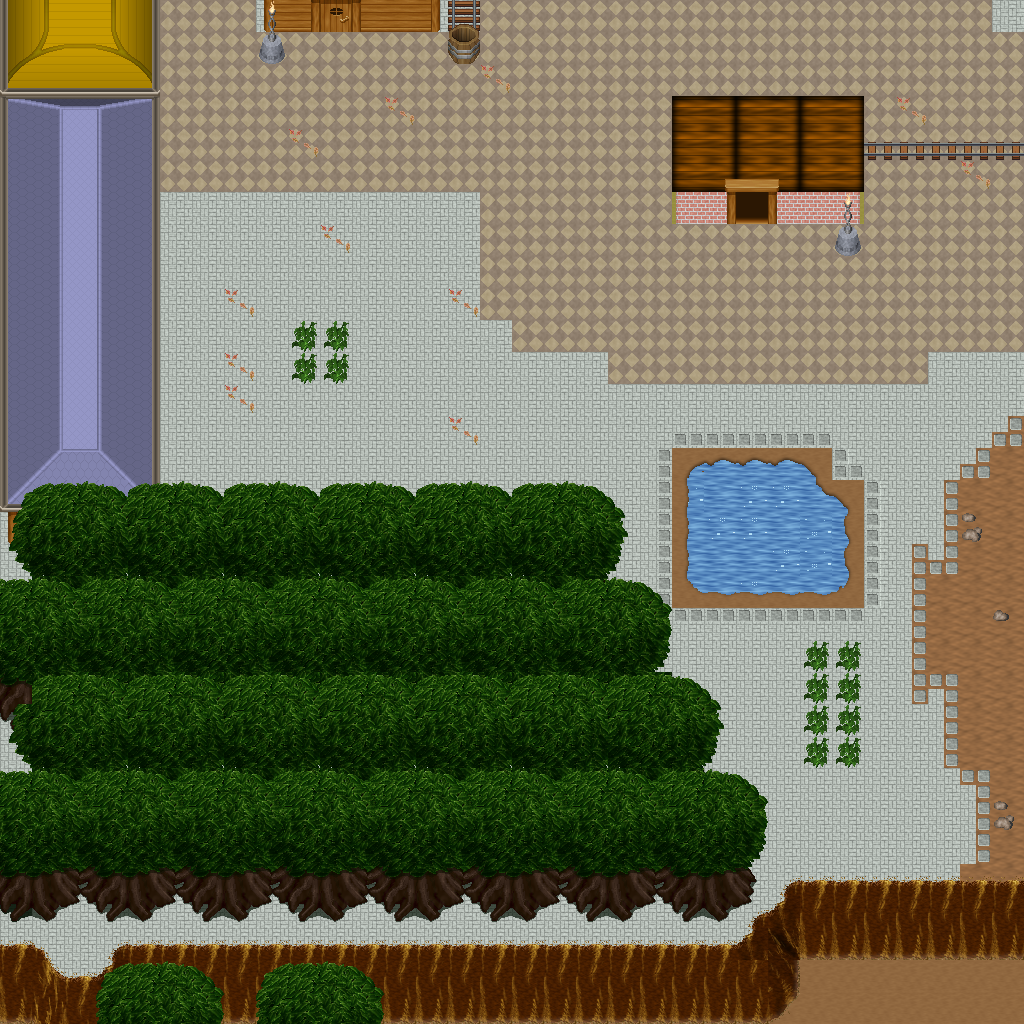

This is a level from a 2D game, rendered from its Tiled map with the project's own tilesets. A one-line summary and the map file follow, with tile-layer data summarised:
An orthogonal 32x32 tile map with 32x32 px tiles, 5 tile layers (Ground, Objects, Objects2, Above, ...), 1 hidden layer not drawn, 53 tilesets.

<map version="1.10" tiledversion="1.11.0" orientation="orthogonal" renderorder="right-down" width="32" height="32" tilewidth="32" tileheight="32" infinite="0" nextlayerid="11" nextobjectid="1">
 <tileset firstgid="1" name="logic_collision" tilewidth="32" tileheight="32" tilecount="1" columns="1">
  <image source="../drawable/logic_collision.png" width="32" height="32" />
 </tileset>
 <tileset firstgid="2" name="ground_ground" tilewidth="32" tileheight="32" tilecount="33" columns="3">
  <image source="../drawable/ground_ground.png" width="96" height="352" />
 </tileset>
 <tileset firstgid="35" name="building_castle" tilewidth="32" tileheight="32" tilecount="320" columns="20">
  <image source="../drawable/building_castle.png" width="640" height="512" />
 </tileset>
 <tileset firstgid="355" name="ground_brown_paving" tilewidth="32" tileheight="32" tilecount="2" columns="2">
  <image source="../drawable/ground_brown_paving.png" width="64" height="32" />
 </tileset>
 <tileset firstgid="357" name="ground_water_water_bubbles" tilewidth="32" tileheight="32" tilecount="32" columns="8">
  <image source="../drawable/ground_water_water_bubbles.png" width="256" height="128" />
 </tileset>
 <tileset firstgid="389" name="ground_indoor_black_hole" tilewidth="32" tileheight="32" tilecount="12" columns="3">
  <image source="../drawable/ground_indoor_black_hole.png" width="96" height="128" />
 </tileset>
 <tileset firstgid="401" name="ground_ridge_earth_dark" tilewidth="32" tileheight="32" tilecount="96" columns="12">
  <image source="../drawable/ground_ridge_earth_dark.png" width="384" height="256" />
 </tileset>
 <tileset firstgid="497" name="building_roof_red" tilewidth="32" tileheight="32" tilecount="20" columns="5">
  <image source="../drawable/building_roof_red.png" width="160" height="128" />
 </tileset>
 <tileset firstgid="517" name="building_wall_wall_brown" tilewidth="32" tileheight="32" tilecount="12" columns="3">
  <image source="../drawable/building_wall_wall_brown.png" width="96" height="128" />
 </tileset>
 <tileset firstgid="529" name="plant_bush_bushes" tilewidth="32" tileheight="32" tilecount="10" columns="5">
  <image source="../drawable/plant_bush_bushes.png" width="160" height="64" />
 </tileset>
 <tileset firstgid="539" name="plant_leaves" tilewidth="32" tileheight="32" tilecount="8" columns="4">
  <image source="../drawable/plant_leaves.png" width="128" height="64" />
 </tileset>
 <tileset firstgid="547" name="object_well" tilewidth="32" tileheight="32" tilecount="4" columns="2">
  <image source="../drawable/object_well.png" width="64" height="64" />
 </tileset>
 <tileset firstgid="551" name="building_wall_wood" tilewidth="32" tileheight="32" tilecount="16" columns="4">
  <image source="../drawable/building_wall_wood.png" width="128" height="128" />
 </tileset>
 <tileset firstgid="567" name="ground_earth_edges" tilewidth="32" tileheight="32" tilecount="18" columns="6">
  <image source="../drawable/ground_earth_edges.png" width="192" height="96" />
 </tileset>
 <tileset firstgid="585" name="ground_grass_corners" tilewidth="32" tileheight="32" tilecount="24" columns="6">
  <image source="../drawable/ground_grass_corners.png" width="192" height="128" />
 </tileset>
 <tileset firstgid="609" name="ground_rock_pebbles" tilewidth="32" tileheight="32" tilecount="3" columns="1">
  <image source="../drawable/ground_rock_pebbles.png" width="32" height="96" />
 </tileset>
 <tileset firstgid="612" name="furniture_other_stick" tilewidth="32" tileheight="32" tilecount="2" columns="1">
  <image source="../drawable/furniture_other_stick.png" width="32" height="64" />
 </tileset>
 <tileset firstgid="614" name="plant_grasses" tilewidth="32" tileheight="32" tilecount="6" columns="3">
  <image source="../drawable/plant_grasses.png" width="96" height="64" />
 </tileset>
 <tileset firstgid="620" name="item_armor_sword_rack" tilewidth="32" tileheight="32" tilecount="4" columns="2">
  <image source="../drawable/item_armor_sword_rack.png" width="64" height="64" />
 </tileset>
 <tileset firstgid="624" name="building_roof_yellow" tilewidth="32" tileheight="32" tilecount="20" columns="5">
  <image source="../drawable/building_roof_yellow.png" width="160" height="128" />
 </tileset>
 <tileset firstgid="644" name="building_roof_blue" tilewidth="32" tileheight="32" tilecount="20" columns="5">
  <image source="../drawable/building_roof_blue.png" width="160" height="128" />
 </tileset>
 <tileset firstgid="664" name="plant_tree_tree_darkgreen" tilewidth="32" tileheight="32" tilecount="88" columns="8">
  <image source="../drawable/plant_tree_tree_darkgreen.png" width="256" height="352" />
 </tileset>
 <tileset firstgid="752" name="building_door_door_n" tilewidth="32" tileheight="32" tilecount="6" columns="3">
  <image source="../drawable/building_door_door_n.png" width="96" height="64" />
 </tileset>
 <tileset firstgid="758" name="item_pot_dark_barrel" tilewidth="32" tileheight="32" tilecount="2" columns="1">
  <image source="../drawable/item_pot_dark_barrel.png" width="32" height="64" />
 </tileset>
 <tileset firstgid="760" name="building_roof_green" tilewidth="32" tileheight="32" tilecount="20" columns="5">
  <image source="../drawable/building_roof_green.png" width="160" height="128" />
 </tileset>
 <tileset firstgid="780" name="building_wall_stone" tilewidth="32" tileheight="32" tilecount="12" columns="3">
  <image source="../drawable/building_wall_stone.png" width="96" height="128" />
 </tileset>
 <tileset firstgid="792" name="item_statue_metal_and_stone" tilewidth="32" tileheight="32" tilecount="6" columns="3">
  <image source="../drawable/item_statue_metal_and_stone.png" width="96" height="64" />
 </tileset>
 <tileset firstgid="798" name="ground_ladder_steps" tilewidth="32" tileheight="32" tilecount="6" columns="3">
  <image source="../drawable/ground_ladder_steps.png" width="96" height="64" />
 </tileset>
 <tileset firstgid="804" name="item_armor_armor" tilewidth="32" tileheight="32" tilecount="4" columns="4">
  <image source="../drawable/item_armor_armor.png" width="128" height="32" />
 </tileset>
 <tileset firstgid="808" name="logic_portal" tilewidth="32" tileheight="32" tilecount="24" columns="8">
  <image source="../drawable/logic_portal.png" width="256" height="96" />
 </tileset>
 <tileset firstgid="832" name="logic_creature_human_soldier" tilewidth="32" tileheight="32" tilecount="16" columns="8">
  <image source="../drawable/logic_creature_human_soldier.png" width="256" height="64" />
 </tileset>
 <tileset firstgid="848" name="ground_ladder_horizontal_dark" tilewidth="32" tileheight="32" tilecount="3" columns="1">
  <image source="../drawable/ground_ladder_horizontal_dark.png" width="32" height="96" />
 </tileset>
 <tileset firstgid="851" name="building_door_closed" tilewidth="32" tileheight="32" tilecount="1" columns="1">
  <image source="../drawable/building_door_closed.png" width="32" height="32" />
 </tileset>
 <tileset firstgid="852" name="ground_green_paving" tilewidth="32" tileheight="32" tilecount="18" columns="3">
  <image source="../drawable/ground_green_paving.png" width="96" height="192" />
 </tileset>
 <tileset firstgid="870" name="ground_earth_edges_yellowgreen" tilewidth="32" tileheight="32" tilecount="15" columns="5">
  <image source="../drawable/ground_earth_edges_yellowgreen.png" width="160" height="96" />
 </tileset>
 <tileset firstgid="885" name="ground_grass_2" tilewidth="32" tileheight="32" tilecount="21" columns="3">
  <image source="../drawable/ground_grass_2.png" width="96" height="224" />
 </tileset>
 <tileset firstgid="906" name="plant_tree_spruce" tilewidth="32" tileheight="32" tilecount="6" columns="2">
  <image source="../drawable/plant_tree_spruce.png" width="64" height="96" />
 </tileset>
 <tileset firstgid="912" name="plant_tree_evergreen" tilewidth="32" tileheight="32" tilecount="36" columns="3">
  <image source="../drawable/plant_tree_evergreen.png" width="96" height="384" />
 </tileset>
 <tileset firstgid="948" name="plant_stump_stump_pale_brown" tilewidth="32" tileheight="32" tilecount="4" columns="2">
  <image source="../drawable/plant_stump_stump_pale_brown.png" width="64" height="64" />
 </tileset>
 <tileset firstgid="952" name="plant_bush_bricked_bushes" tilewidth="32" tileheight="32" tilecount="6" columns="2">
  <image source="../drawable/plant_bush_bricked_bushes.png" width="64" height="96" />
 </tileset>
 <tileset firstgid="958" name="item_statue_wolf_statue" tilewidth="32" tileheight="32" tilecount="6" columns="2">
  <image source="../drawable/item_statue_wolf_statue.png" width="64" height="96" />
 </tileset>
 <tileset firstgid="964" name="item_pot_pot_tall" tilewidth="32" tileheight="32" tilecount="2" columns="1">
  <image source="../drawable/item_pot_pot_tall.png" width="32" height="64" />
 </tileset>
 <tileset firstgid="966" name="furniture_chair_bench_wooden" tilewidth="32" tileheight="32" tilecount="8" columns="2">
  <image source="../drawable/furniture_chair_bench_wooden.png" width="64" height="128" />
 </tileset>
 <tileset firstgid="974" name="item_statue_plants_potted_stone" tilewidth="32" tileheight="32" tilecount="6" columns="3">
  <image source="../drawable/item_statue_plants_potted_stone.png" width="96" height="64" />
 </tileset>
 <tileset firstgid="980" name="ground_dry_grass" tilewidth="32" tileheight="32" tilecount="54" columns="9">
  <image source="../drawable/ground_dry_grass.png" width="288" height="192" />
 </tileset>
 <tileset firstgid="1034" name="light_door_light" tilewidth="32" tileheight="32" tilecount="12" columns="3">
  <image source="../drawable/light_door_light.png" width="96" height="128" />
 </tileset>
 <tileset firstgid="1046" name="furniture_light_dark_torch" tilewidth="32" tileheight="32" tilecount="8" columns="2">
  <image source="../drawable/furniture_light_dark_torch.png" width="64" height="128" />
 </tileset>
 <tileset firstgid="1054" name="light_dim_yellow_light_5x5" tilewidth="32" tileheight="32" tilecount="25" columns="5">
  <image source="../drawable/light_dim_yellow_light_5x5.png" width="160" height="160" />
 </tileset>
 <tileset firstgid="1079" name="ground_ladder_vertical_dark" tilewidth="32" tileheight="32" tilecount="3" columns="3">
  <image source="../drawable/ground_ladder_vertical_dark.png" width="96" height="32" />
 </tileset>
 <tileset firstgid="1082" name="ground_rock_huge_boulder" tilewidth="32" tileheight="32" tilecount="20" columns="5">
  <image source="../drawable/ground_rock_huge_boulder.png" width="160" height="128" />
 </tileset>
 <tileset firstgid="1102" name="logic_creature_fowl" tilewidth="32" tileheight="32" tilecount="6" columns="6">
  <image source="../drawable/logic_creature_fowl.png" width="192" height="32" />
 </tileset>
 <tileset firstgid="1108" name="object_mine_rails_2" tilewidth="32" tileheight="32" tilecount="64" columns="8">
  <image source="../drawable/object_mine_rails_2.png" width="256" height="256" />
 </tileset>
 <tileset firstgid="1172" name="logic_creature_mutant" tilewidth="32" tileheight="32" tilecount="7" columns="7">
  <image source="../drawable/logic_creature_mutant.png" width="224" height="32" />
 </tileset>
 <layer id="1" name="Ground" width="32" height="32">
  <data>[1024 cells, 1024 non-empty, 9 distinct tile ids]</data>
 </layer>
 <layer id="2" name="Objects" width="32" height="32">
  <data>[1024 cells, 188 non-empty, 41 distinct tile ids]</data>
 </layer>
 <layer id="3" name="Objects2" width="32" height="32">
  <data>[1024 cells, 119 non-empty, 51 distinct tile ids]</data>
 </layer>
 <layer id="4" name="Above" width="32" height="32">
  <data>[1024 cells, 329 non-empty, 51 distinct tile ids]</data>
 </layer>
 <layer id="5" name="Above2" width="32" height="32">
  <data>[1024 cells, 8 non-empty, 4 distinct tile ids]</data>
 </layer>
 <layer id="6" name="Walkable" width="32" height="32" visible="0">
  <data>[1024 cells, 494 non-empty, 1 distinct tile ids]</data>
 </layer>
 <objectgroup id="7" name="Mapevents" />
 <objectgroup id="8" name="Spawn" />
 <objectgroup id="9" name="Keys" />
 <objectgroup id="10" name="Replace" />
</map>
